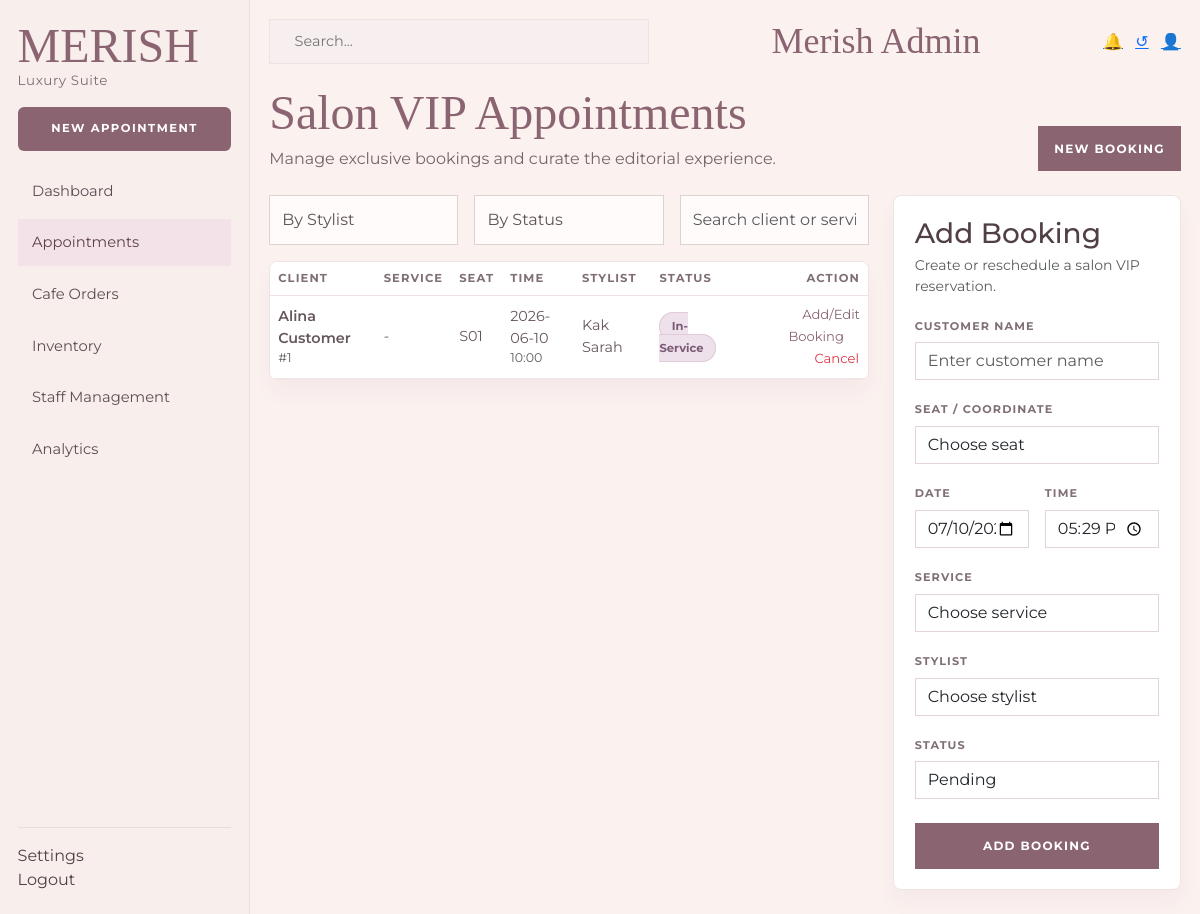
The page /index.php?page=admin&action=manageReservations (signed in) on the database its author committed.
### tables this page shows
CREATE TABLE reservations (
    res_id INT AUTO_INCREMENT,
    user_id INT NULL,                                      
    seat_id VARCHAR(10) NOT NULL,
    promo_id INT NULL,                  
    STATUS ENUM('Pending', 'Confirmed', 'In-Service', 'Selesai', 'Canceled') NOT NULL DEFAULT 'Pending',
    schedule_time DATETIME NOT NULL,
    is_dp_paid BOOLEAN DEFAULT FALSE,      
    dp_amount DECIMAL(10,2) DEFAULT 0,     
    payment_proof_url VARCHAR(255) NULL,   
    PRIMARY KEY (res_id),
    CONSTRAINT fk_res_user FOREIGN KEY (user_id) REFERENCES users(user_id) ON UPDATE CASCADE,
    CONSTRAINT fk_res_seat FOREIGN KEY (seat_id) REFERENCES seats(seat_id) ON UPDATE CASCADE,
    CONSTRAINT fk_res_promo FOREIGN KEY (promo_id) REFERENCES promotions(promo_id) ON UPDATE CASCADE
);

### app/Controllers/AdminController.php (called while the page is built, shortened)
<?php
class AdminController
{
    private PDO $db;
    public function __construct()
    {
        $this->db = Database::getConnection();
    }
    public function manageReservations()
    {
        $reservationsStmt = $this->db->query(
            "SELECT r.res_id,
                    COALESCE(u.NAME, 'Guest') AS customer_name,
                    r.seat_id,
                    r.STATUS AS status,
                    r.schedule_time,
                    TIME(r.schedule_time) AS reservation_time,
                    DATE(r.schedule_time) AS reservation_date,
                    COALESCE(GROUP_CONCAT(DISTINCT s.service_name SEPARATOR ' + '), '-') AS service_name,
                    COALESCE(GROUP_CONCAT(DISTINCT b.NAME SEPARATOR ', '), '-') AS beautician_name
             FROM reservations r
             LEFT JOIN users u ON r.user_id = u.user_id
             LEFT JOIN reservation_details rd ON r.res_id = rd.res_id
             LEFT JOIN services s ON rd.service_id = s.service_id
             LEFT JOIN users b ON rd.beautician_id = b.user_id
             GROUP BY r.res_id, u.NAME, r.seat_id, r.STATUS, r.schedule_time
             ORDER BY r.schedule_time DESC"
        );
        $reservations = $reservationsStmt->fetchAll();
        $reservationForEdit = null;
        require __DIR__ . '/../Views/Admin/manage_reservations.php';
    }
}

### app/Core/Database.php (called while the page is built, shortened)
<?php
class Database
{
    private static ?PDO $connection = null;
    public static function getConnection(): PDO
    {
        if (self::$connection !== null) {
            return self::$connection;
        }
        $host = 'localhost';
        $dbName = 'db_merish_salon';
        $user = 'root';
        $pass = '';
        $ports = [3306, 3307];
        foreach ($ports as $port) {
            $dsn = "mysql:host={$host};port={$port};dbname={$dbName};charset=utf8mb4";
            try {
                self::$connection = new PDO($dsn, $user, $pass, [
                    PDO::ATTR_ERRMODE => PDO::ERRMODE_EXCEPTION,
                    PDO::ATTR_DEFAULT_FETCH_MODE => PDO::FETCH_ASSOC,
                    PDO::ATTR_EMULATE_PREPARES => false,
                ]);
                return self::$connection;
            } catch (PDOException $e) {
                $lastException = $e;
            }
        }
        $portsTried = implode(', ', $ports);
        $err = 'Koneksi database gagal (mencoba port: ' . $portsTried . ')';
        die($err);
        return self::$connection;
    }
}

### app/Views/Admin/manage_reservations.php (the view, shortened to what this page needs)
<?php
$editData = $reservationForEdit ?? null;
$formattedDate = $editData['reservation_date'] ?? date('Y-m-d');
$formattedTime = $editData['reservation_time'] ?? date('H:i');
?>
<!DOCTYPE html>
<html lang="id">
<head>
    <link href="https://cdn.jsdelivr.net/npm/bootstrap@5.3.3/dist/css/bootstrap.min.css" rel="stylesheet">
</head>
<body>
<div class="shell">
    <aside class="sidebar">
        <div>
            <span class="brand">MERISH</span>
            <div class="brand-sub">Luxury Suite</div>
        </div>
        <button class="new-booking btn w-100" type="button" onclick="document.getElementById('reservation-form').scrollIntoView({behavior:'smooth'})">New Appointment</button>
        <nav class="nav flex-column side-nav gap-1">
            <a class="nav-link" href="index.php?page=admin">Dashboard</a>
            <a class="nav-link active" href="index.php?page=admin&action=manageReservations">Appointments</a>
            <a class="nav-link" href="index.php?page=admin&action=manageCafeOrders">Cafe Orders</a>
            <a class="nav-link" href="index.php?page=admin&action=manageMenus">Inventory</a>
            <a class="nav-link" href="index.php?page=admin&action=manageStaff">Staff Management</a>
            <a class="nav-link" href="index.php?page=admin&action=reports">Analytics</a>
        </nav>
        <div class="sidebar-footer">
            <a class="nav-link px-0" href="index.php?page=admin&action=settings">Settings</a>
            <a class="nav-link px-0" href="<?= LOGOUT_URL ?>">Logout</a>
        </div>
    </aside>
    <main class="main">
        <div class="topbar">
            <div class="search-box rounded-0">
                <input type="text" placeholder="Search..." aria-label="Search">
            </div>
            <h1 class="page-title text-center flex-grow-1">Merish Admin</h1>
            <div class="d-flex align-items-center gap-2">
                <div class="topbar-actions">
                    <a href="#" class="me-2" aria-label="Notifications" title="Notifications">🔔</a>
                    <a href="#" class="me-2" aria-label="Refresh" title="Refresh">↺</a>
                    <a href="#" aria-label="Profile" title="Profile">👤</a>
                </div>
            </div>
        </div>
        <div class="d-flex justify-content-between align-items-end flex-wrap gap-3 mb-4">
            <div>
                <h2 class="hero-title">Salon VIP Appointments</h2>
                <p class="hero-subtitle">Manage exclusive bookings and curate the editorial experience.</p>
            </div>
            <div class="hero-actions">
                <button class="btn">New Booking</button>
            </div>
        </div>
        <div class="row g-4">
            <div class="col-xl-8">
                <div class="filter-bar row g-3 mb-3">
                    <div class="col-md-4">
                        <select class="form-select" aria-label="Filter by stylist">
                            <option selected>By Stylist</option>
                        </select>
                    </div>
                    <div class="col-md-4">
                        <select class="form-select" aria-label="Filter by status">
                            <option selected>By Status</option>
                        </select>
                    </div>
                    <div class="col-md-4">
                        <input type="text" class="form-control" placeholder="Search client or service...">
                    </div>
                </div>
                <div class="table-card rounded-3 overflow-hidden">
                    <div class="table-responsive">
                        <table class="table appointments-table mb-0 align-middle">
                            <thead>
                                <tr>
                                    <th>Client</th>
                                    <th>Service</th>
                                    <th>Seat</th>
                                    <th>Time</th>
                                    <th>Stylist</th>
                                    <th>Status</th>
                                    <th class="text-end">Action</th>
                                </tr>
                            </thead>
                            <tbody>
                                <?php if (!empty($reservations)): ?>
                                    <?php foreach ($reservations as $reservation): ?>
                                        <?php
                                            $status = (string) ($reservation['status'] ?? 'Pending');
                                            $statusClass = match ($status) {
                                                'Confirmed' => 'badge-confirmed',
                                                'In-Service' => 'badge-progress',
                                                'Selesai' => 'badge-confirmed',
                                                'Canceled' => 'badge-canceled',
                                                default => 'badge-waiting',
                                            };
                                        ?>
                                        <tr>
                                            <td>
                                                <div class="fw-semibold"><?php echo htmlspecialchars($reservation['customer_name']); ?></div>
                                                <div class="text-muted small">#<?php echo htmlspecialchars((string) $reservation['res_id']); ?></div>
                                            </td>
                                            <td><?php echo htmlspecialchars($reservation['service_name']); ?></td>
                                            <td><?php echo htmlspecialchars($reservation['seat_id']); ?></td>
                                            <td>
                                                <div><?php echo htmlspecialchars((string) $reservation['reservation_date']); ?></div>
                                                <div class="text-muted small"><?php echo htmlspecialchars(substr((string) $reservation['reservation_time'], 0, 5)); ?></div>
                                            </td>
                                            <td><?php echo htmlspecialchars($reservation['beautician_name']); ?></td>
                                            <td><span class="badge-status <?php echo $statusClass; ?>"><?php echo htmlspecialchars($status); ?></span></td>
                                            <td class="text-end">
                                                <a class="small-link me-3" href="index.php?page=admin&action=manageReservations&edit=<?php echo (int) $reservation['res_id']; ?>">Add/Edit Booking</a>
                                                <form method="POST" action="index.php?page=admin&action=cancelReservation" class="d-inline" onsubmit="return confirm('Cancel booking ini?');">
                                                    <button type="submit" class="btn btn-link p-0 small-link text-danger text-decoration-none">Cancel</button>
                                                </form>
                                            </td>
                                        </tr>
                                    <?php endforeach; ?>
                                <?php endif; ?>
                            </tbody>
                        </table>
                    </div>
                </div>
            </div>
            <div class="col-xl-4" id="reservation-form">
                <div class="form-card rounded-3">
                    <div class="d-flex justify-content-between align-items-start mb-3">
                        <div>
                            <h3 class="section-title mb-1"><?php echo $editData ? 'Edit Booking' : 'Add Booking'; ?></h3>
                            <div class="text-muted small">Create or reschedule a salon VIP reservation.</div>
                        </div>
                    </div>
                    <form method="POST" action="index.php?page=admin&action=saveReservation">
                        <div class="mb-3">
                            <label class="form-label">Customer Name</label>
                            <input type="text" name="guest_name" class="form-control" value="<?php echo htmlspecialchars($editData['guest_name'] ?? ''); ?>" placeholder="Enter customer name" required>
                        </div>
                        <div class="mb-3">
                            <label class="form-label">Seat / Coordinate</label>
                            <select name="seat_id" class="form-select" required>
                                <option value="">Choose seat</option>
                            </select>
                        </div>
                        <div class="row g-3 mb-3">
                            <div class="col-6">
                                <label class="form-label">Date</label>
                                <input type="date" name="reservation_date" class="form-control" value="<?php echo htmlspecialchars($formattedDate); ?>" required>
                            </div>
                            <div class="col-6">
                                <label class="form-label">Time</label>
                                <input type="time" name="reservation_time" class="form-control" value="<?php echo htmlspecialchars(substr($formattedTime, 0, 5)); ?>" required>
                            </div>
                        </div>
                        <div class="mb-3">
                            <label class="form-label">Service</label>
                            <select name="service_id" class="form-select">
                                <option value="">Choose service</option>
                            </select>
                        </div>
                        <div class="mb-3">
                            <label class="form-label">Stylist</label>
                            <select name="beautician_id" class="form-select">
                                <option value="">Choose stylist</option>
                            </select>
                        </div>
                        <div class="mb-4">
                            <label class="form-label">Status</label>
                            <select name="status" class="form-select">
                                <?php foreach (['Pending', 'Confirmed', 'In-Service', 'Selesai', 'Canceled'] as $option): ?>
                                    <option value="<?php echo $option; ?>" <?php echo (($editData['STATUS'] ?? 'Pending') === $option) ? 'selected' : ''; ?>><?php echo $option; ?></option>
                                <?php endforeach; ?>
                            </select>
                        </div>
                        <div class="d-grid gap-2">
                            <button type="submit" class="action-btn"><?php echo $editData ? 'Save Changes' : 'Add Booking'; ?></button>
                        </div>
                    </form>
                </div>
            </div>
        </div>
    </main>
</div>
</body>
</html>

### rows shown on the page
reservations: customer_name "Alina Customer", res_id "1", service_name "-", seat "S01", reservation_date "2026-06-10", reservation_time "10:00", beautician_name "Kak Sarah", STATUS "In-Service"

### other values the page prints
form field status "Pending"
